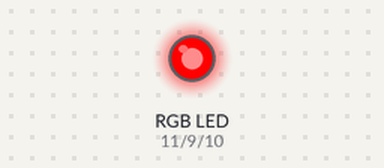
This sketch was run on a simulated Arduino Uno, built with avr-gcc and run on an emulated ATmega328P. Parts: an RGB LED mixed from three pins (HIGH = lit).

Above: at 0.1 s.
Timing chart, 0 to 1.6 s (numbered marks = the images above):
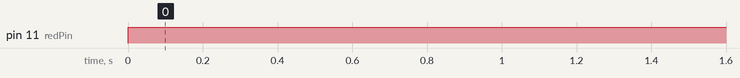

The sketch:

rgb_led_ex.ino
```cpp
/*
Adafruit Arduino - Lesson 3. RGB LED
*/

int redPin = 11;
int bluePin = 10;
int greenPin = 9;

//uncomment this line if using a Common Anode LED
//#define COMMON_ANODE

void setup()
{
  pinMode(redPin, OUTPUT);
  pinMode(greenPin, OUTPUT);
  pinMode(bluePin, OUTPUT);
}

void loop()
{
  setColor(255, 0, 0);  // red
  delay(1000);

}

void setColor(int red, int green, int blue)
{
  #ifdef COMMON_ANODE
    red = 255 - red;
    green = 255 - green;
    blue = 255 - blue;
  #endif
  analogWrite(redPin, red);
  analogWrite(greenPin, green);
  analogWrite(bluePin, blue);
}
```

Measured:
- by itself, pin 11 (redPin): LOW → HIGH at 0.00 s
